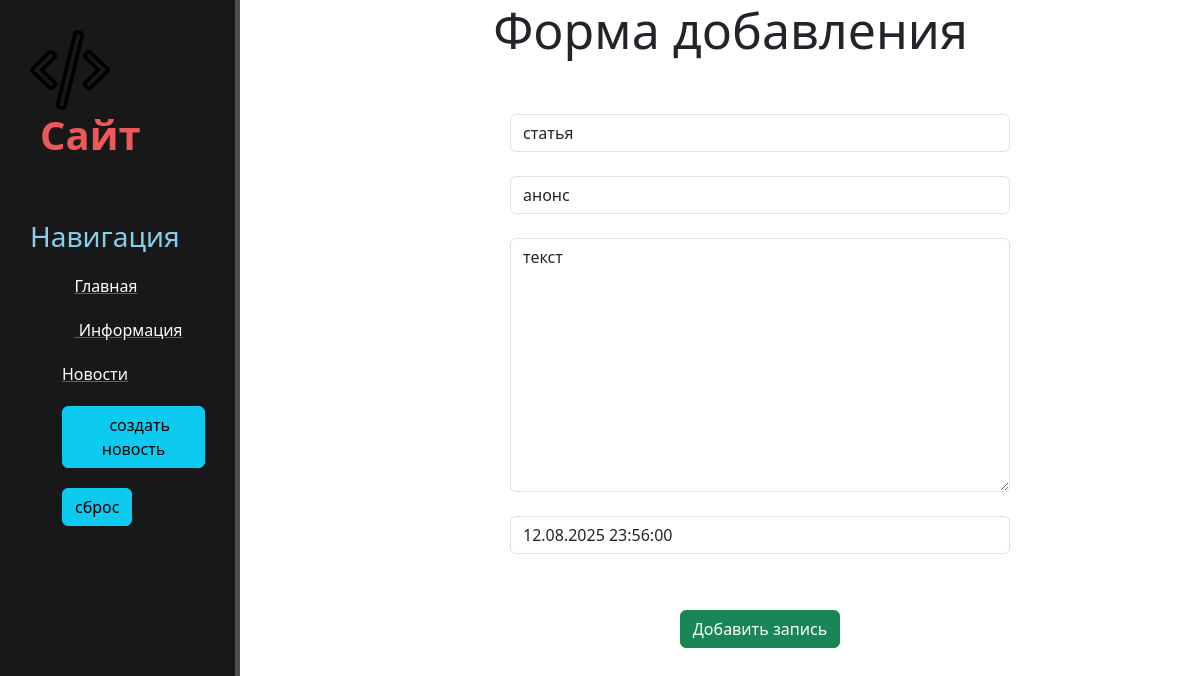
The page /news/2/update on the database its author committed.
### news/models.py (models this page shows, shortened)
class Articles(models.Model):
    title = models.CharField('Название', max_length=50, default='')
    anons = models.CharField('Анонс', max_length=250, default='')
    full_text = models.TextField('Статья')
    date = models.DateTimeField('Дата публикации')

### news/views.py (the view)
# urls.py: path('<int:pk>/update', views.NewsUpdateView.as_view(), name='news-update'),
class NewsUpdateView(UpdateView):
    model = Articles
    template_name = 'news/CreateNews.html'
    form_class = ArticlesForm

### news/forms.py
class ArticlesForm(ModelForm):
    class Meta:
        model = Articles
        fields = ['title', 'anons','full_text','date']
        widgets = {
            'title': TextInput(attrs={
                'class':"form-control",
                'placeholder': "название статьи"
            }),
            'anons': TextInput(attrs={
                'class': "form-control",
                'placeholder': "анонс"
            }),
            'date': DateTimeInput(attrs={
                'class': "form-control",
                'placeholder':"дата"
            }),
            'full_text': Textarea(attrs={
                'class': "form-control",
                'placeholder': "текст"
            }),
        }

### news/templates/news/CreateNews.html (shortened to what this page needs)
{% extends "MySiteApp/base.html" %}
{% block content %}
<main>
    <div class="features">
        <h1>Форма добавления</h1>
        <form id="form" method="post">
            {% csrf_token %}<br>
            {{ form.title }}<br>
            {{ form.anons }}<br>
            {{ form.full_text }}<br>
            {{ form.date }}<br>
            <h2>{{ error }}</h2><br>
            <button class="btn btn-success" type="submit">Добавить запись</button>
        </form>
    </div>
</main>
{% endblock %}

### MySiteApp/static/MySiteApp/site_css/mian.css (style rules this page uses)
main .features { float: left; margin-top 100px; text-align: center; width: 75%; }
main .features h1 { font-size: 50px;margin-left:9%; }
#form { margin-left: 30%; width: 500px; margin-top: 30px; }
body { margin: 0; padding: 0; background-color:#686868; }

### rows shown on the page
Articles: title "статья", anons "анонс", full_text "текст", date "12.08.2025 23:56:00"
